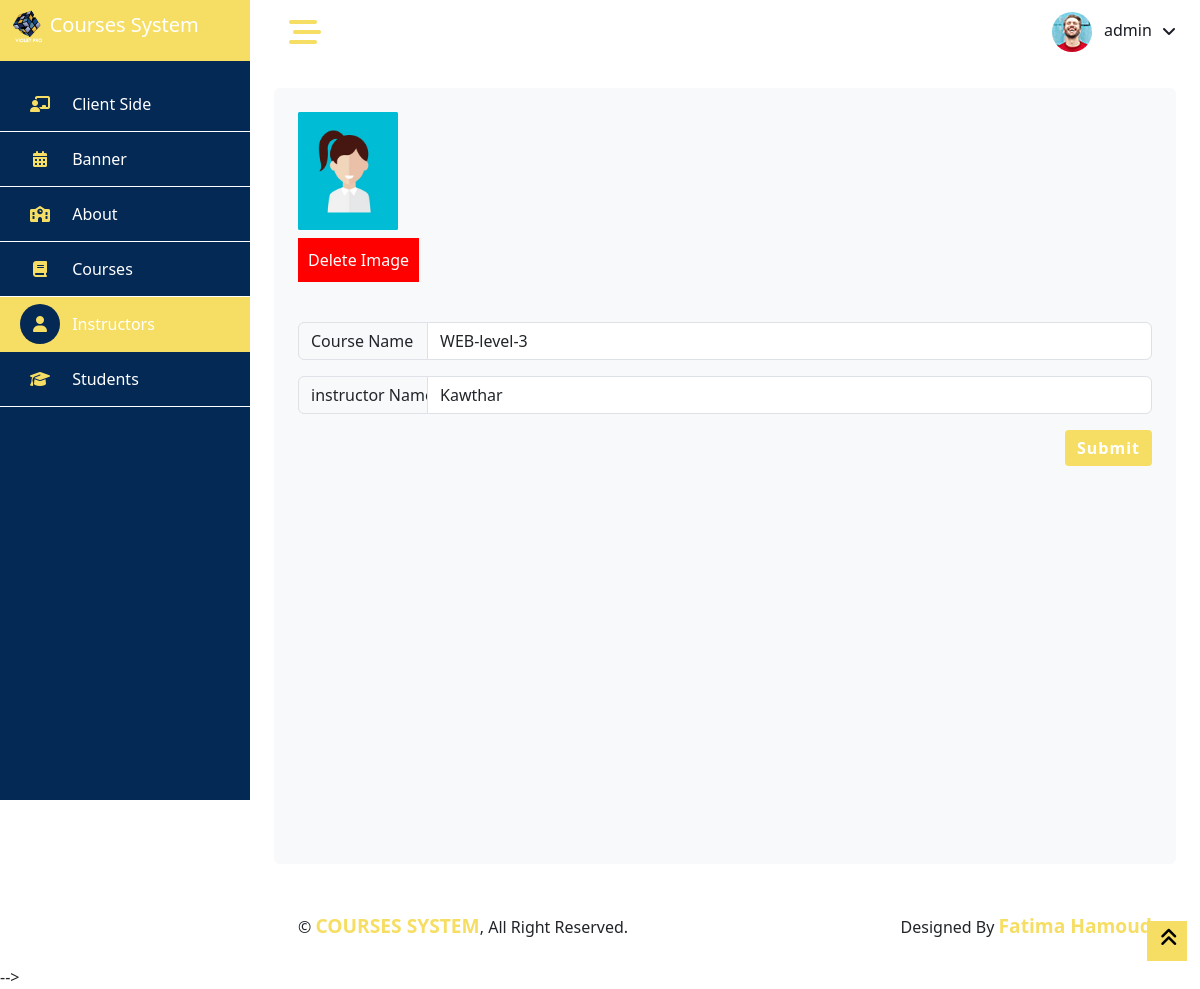
Screenshot of /updateFormAdminInstructor.php?id=10 (signed in) with the database file from the repository.
### tables this page shows
CREATE TABLE IF NOT EXISTS `admininstructor` (
  `id` int UNSIGNED NOT NULL AUTO_INCREMENT,
  `name` varchar(255) NOT NULL,
  `course` varchar(255) NOT NULL,
  `image` varchar(255) DEFAULT NULL,
  PRIMARY KEY (`id`)
);

### updateFormAdminInstructor.php (the view, shortened to what this page needs)
<?php
require('common/header.php');
$id = $_GET['id'];
require('connect.php');
$sql = "SELECT * from admininstructor WHERE id = '$id' ";
$result = $conn->query($sql);
$instructors = $result->fetch_assoc();
?>
<body>
    <?php require('common/sidebar.php'); ?>
    <div class="content">
        <?php require('common/navbar.php'); ?>
        <div class="container-fluid pt-4">
            <div class="row g-4 min-vh-100 rounded justify-content-center mx-0">
                <div class="col-12">
                    <div class="bg-light rounded h-100 p-4">
                        <div class="row">
                            <?php
                            require('connect.php');
                            $imageName = "";
                            $sql = "SELECT image FROM admininstructor WHERE id = " . $instructors['id'];
                            $result = $conn->query($sql);
                            if ($result->num_rows > 0) {
                                while ($row = $result->fetch_assoc()) {
                                    $imageName = $row['image'];
                                }
                            }
                            if ($imageName) {
                                echo "<div>";
                                echo "<img class='' src='vpCourses/img/instructors/$imageName' alt='Uploaded Image' width='100px' ><br>";
                                echo "<form action='' method='post' class='mt-2'>";
                                echo "<input type='submit' id='deleteImage' name='deleteImage' value='Delete Image'>";
                                echo "</form>";
                                echo "</div>";
                            } else {
                                echo "<form action='' method='post' enctype='multipart/form-data'>";
                                echo "<input type='file' class='mb-2'  name='images' id='fileToUpload'>";
                                echo "<br/>";
                                echo "<input type='submit'  value='Save' id='addNewImage' name='submit'>";
                                echo "</form>";
                            }
                            ?>
                            <form action="updateAdminInstructor.php" method="post" class="mt-4">
                                <div class="input-group mb-3">
                                    <span class="input-group-text w-120 text-center" style="width: 130px !important;">Course Name</span>
                                    <input type="text" class="form-control" id="#" name="course" value="<?php echo $instructors['course'] ?>" required>
                                </div>
                                <div class="input-group mb-3">
                                    <span class="input-group-text w-120 text-center" style="width: 130px !important;">instructor Name</span>
                                    <input type="text" class="form-control" id="#" name="instructor" value="<?php echo $instructors['name'] ?>" required>
                                </div>
                                <button type="submit" class="btn btn-primary float-end border-0" style="background-color: #f6de64;color:white; border-radius:4px; letter-spacing:1px;font-weight:bold ">Submit</button>
                            </form>
                        </div>
                    </div>
                </div>
            </div>
        </div>
        <?php
        require('common/footer.php')
        ?>
    </div>
    <a href="#" class="btn btn-lg  btn-lg-square back-to-top  bg-yellow" style="border-radius:0px"><i class="fa fa-angle-double-up" style="color: black;"></i></a>
</body>
</html>

### css/style.css (style rules this page uses)
:root { --primary: blue; --light: #F3F6F9; --dark: #191C24; }
.back-to-top { position: fixed; display: none; right: 13px; bottom: 28px; z-index: 99; }
.btn { transition: .5s; }
.btn.btn-primary { color: #FFFFFF; }
.btn-lg-square { width: 40px; height: 40px; }
.btn-square, .btn-sm-square, .btn-lg-square { padding: 0; display: inline-flex; align-items: center; justify-content: center; font-weight: normal; border-radius: 0px; }
.content { margin-left: 250px; min-height: 100vh; background: #FFFFFF; transition: 0.5s; }
@media (min-width: 992px) { .content { width: calc(100% - 250px); } }
.bg-yellow { background-color: #f6de64 !important; }
#deleteImage { background-color: red; }
#deleteImage, #addNewImage { border: 0px; color: white; padding: 10px; }

### css/datatables.css (style rules this page uses)
:root { --dt-row-selected: 13, 110, 253; --dt-row-selected-text: 255, 255, 255; --dt-row-selected-link: 9, 10, 11; --dt-row-stripe: 0, 0, 0; --dt-row-hover: 0, 0, 0; --dt-column-ordering: 0, 0, 0; --dt-html-background: white }

### updateFormAdminInstructor.php (style rules this page uses)
#deleteImage { background-color: red; }
#deleteImage, #addNewImage { border: 0px; color: white; padding: 10px; }

### rows the page displays
admininstructor: image (picture), course "WEB-level-3", instructor "Kawthar"

### other values shown
$_SESSION['userName'] "admin"
